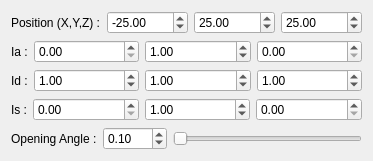
      <widget class="QWidget" name="spotLightTab">
       <attribute name="title">
        <string>SpotLight</string>
       </attribute>
       <layout class="QGridLayout" name="gridLayout_5">
        <item row="1" column="0">
         <layout class="QHBoxLayout" name="horizontalLayout_14">
          <item>
           <widget class="QLabel" name="label_12">
            <property name="sizePolicy">
             <sizepolicy hsizetype="Fixed" vsizetype="Preferred">
              <horstretch>0</horstretch>
              <verstretch>0</verstretch>
             </sizepolicy>
            </property>
            <property name="text">
             <string>Ia :</string>
            </property>
           </widget>
          </item>
          <item>
           <widget class="QDoubleSpinBox" name="lightIa1SpinSpot">
            <property name="singleStep">
             <double>0.100000000000000</double>
            </property>
            <property name="value">
             <double>0.000000000000000</double>
            </property>
           </widget>
          </item>
          <item>
           <widget class="QDoubleSpinBox" name="lightIa2SpinSpot">
            <property name="singleStep">
             <double>0.100000000000000</double>
            </property>
            <property name="value">
             <double>1.000000000000000</double>
            </property>
           </widget>
          </item>
          <item>
           <widget class="QDoubleSpinBox" name="lightIa3SpinSpot">
            <property name="singleStep">
             <double>0.100000000000000</double>
            </property>
            <property name="value">
             <double>0.000000000000000</double>
            </property>
           </widget>
          </item>
         </layout>
        </item>
        <item row="3" column="0">
         <layout class="QHBoxLayout" name="horizontalLayout_41">
          <item>
           <widget class="QLabel" name="label_21">
            <property name="sizePolicy">
             <sizepolicy hsizetype="Fixed" vsizetype="Preferred">
              <horstretch>0</horstretch>
              <verstretch>0</verstretch>
             </sizepolicy>
            </property>
            <property name="text">
             <string>Is :</string>
            </property>
           </widget>
          </item>
          <item>
           <widget class="QDoubleSpinBox" name="lightIs1SpinSpot">
            <property name="singleStep">
             <double>0.100000000000000</double>
            </property>
            <property name="value">
             <double>0.000000000000000</double>
            </property>
           </widget>
          </item>
          <item>
           <widget class="QDoubleSpinBox" name="lightIs2SpinSpot">
            <property name="singleStep">
             <double>0.100000000000000</double>
            </property>
            <property name="value">
             <double>1.000000000000000</double>
            </property>
           </widget>
          </item>
          <item>
           <widget class="QDoubleSpinBox" name="lightIs3SpinSpot">
            <property name="singleStep">
             <double>0.100000000000000</double>
            </property>
            <property name="value">
             <double>0.000000000000000</double>
            </property>
           </widget>
          </item>
         </layout>
        </item>
        <item row="4" column="0">
         <layout class="QHBoxLayout" name="horizontalLayout_42">
          <item>
           <widget class="QLabel" name="label_421">
            <property name="sizePolicy">
             <sizepolicy hsizetype="Fixed" vsizetype="Preferred">
              <horstretch>0</horstretch>
              <verstretch>0</verstretch>
             </sizepolicy>
            </property>
            <property name="text">
             <string>Opening Angle :</string>
            </property>
           </widget>
          </item>
          <item>
           <widget class="QDoubleSpinBox" name="openingAngle">
            <property name="decimals">
             <number>2</number>
            </property>
            <property name="minimum">
             <double>0.000000000000000</double>
            </property>
            <property name="maximum">
             <double>999.000000000000000</double>
            </property>
            <property name="singleStep">
             <double>0.100000000000000</double>
            </property>
            <property name="value">
             <double>0.100000000000000</double>
            </property>
           </widget>
          </item>
          <item>
           <widget class="QSlider" name="persNearSliderSpot">
            <property name="maximum">
             <number>99900</number>
            </property>
            <property name="value">
             <number>10</number>
            </property>
            <property name="orientation">
             <enum>Qt::Horizontal</enum>
            </property>
           </widget>
          </item>
         </layout>
        </item>
        <item row="0" column="0">
         <layout class="QHBoxLayout" name="horizontalLayout_13">
          <item>
           <widget class="QLabel" name="label_11">
            <property name="sizePolicy">
             <sizepolicy hsizetype="Fixed" vsizetype="Preferred">
              <horstretch>0</horstretch>
              <verstretch>0</verstretch>
             </sizepolicy>
            </property>
            <property name="text">
             <string>Position (X,Y,Z) :</string>
            </property>
           </widget>
          </item>
          <item>
           <widget class="QDoubleSpinBox" name="lightPosXSpinSpot">
            <property name="minimum">
             <double>-99999.000000000000000</double>
            </property>
            <property name="maximum">
             <double>99999.000000000000000</double>
            </property>
            <property name="singleStep">
             <double>0.100000000000000</double>
            </property>
            <property name="value">
             <double>-25.000000000000000</double>
            </property>
           </widget>
          </item>
          <item>
           <widget class="QDoubleSpinBox" name="lightPosYSpinSpot">
            <property name="minimum">
             <double>-99999.000000000000000</double>
            </property>
            <property name="maximum">
             <double>99999.000000000000000</double>
            </property>
            <property name="singleStep">
             <double>0.100000000000000</double>
            </property>
            <property name="value">
             <double>25.000000000000000</double>
            </property>
           </widget>
          </item>
          <item>
           <widget class="QDoubleSpinBox" name="lightPosZSpinSpot">
            <property name="minimum">
             <double>-99999.000000000000000</double>
            </property>
            <property name="maximum">
             <double>99999.000000000000000</double>
            </property>
            <property name="singleStep">
             <double>0.100000000000000</double>
            </property>
            <property name="value">
             <double>25.000000000000000</double>
            </property>
           </widget>
          </item>
         </layout>
        </item>
        <item row="2" column="0">
         <layout class="QHBoxLayout" name="horizontalLayout_15">
          <item>
           <widget class="QLabel" name="label_13">
            <property name="sizePolicy">
             <sizepolicy hsizetype="Fixed" vsizetype="Preferred">
              <horstretch>0</horstretch>
              <verstretch>0</verstretch>
             </sizepolicy>
            </property>
            <property name="text">
             <string>Id :</string>
            </property>
           </widget>
          </item>
          <item>
           <widget class="QDoubleSpinBox" name="lightId1SpinSpot">
            <property name="singleStep">
             <double>0.100000000000000</double>
            </property>
            <property name="value">
             <double>1.000000000000000</double>
            </property>
           </widget>
          </item>
          <item>
           <widget class="QDoubleSpinBox" name="lightId2SpinSpot">
            <property name="singleStep">
             <double>0.100000000000000</double>
            </property>
            <property name="value">
             <double>1.000000000000000</double>
            </property>
           </widget>
          </item>
          <item>
           <widget class="QDoubleSpinBox" name="lightId3SpinSpot">
            <property name="singleStep">
             <double>0.100000000000000</double>
            </property>
            <property name="value">
             <double>1.000000000000000</double>
            </property>
           </widget>
          </item>
         </layout>
        </item>
       </layout>
      </widget>
